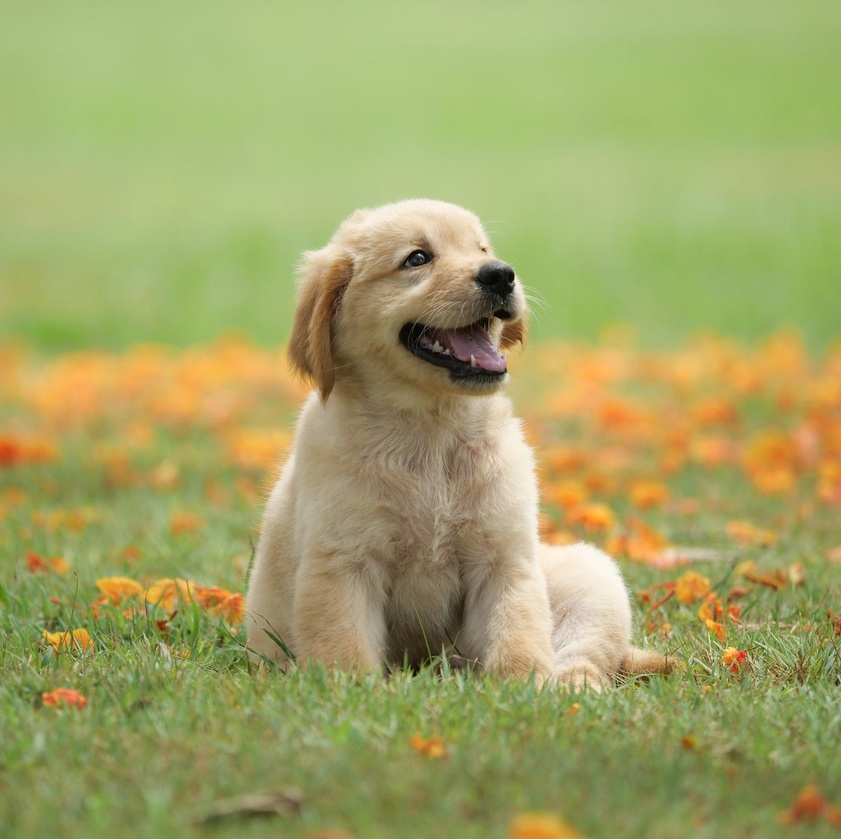
#> input picture 2023_cv_lecture/Data/dog1.jpg, 841 x 839 px, shrunk from 1200 x 1197 before the run, found by its file name
$ python Example2.py
#> lines starting #> are read from the running program, lines starting #| are printed output that depends on the picture
import cv2

def main():
    path = '../Data/dog1.jpg' # Edit your image path
    img = cv2.imread(path)
#> img is the input picture: shape (839, 841, 3); mean B, G, R 102.4, 164.3, 161.9
    # gray = cv2.imread(path, cv2.IMREAD_GRAYSCALE)
    gray = cv2.cvtColor(img, cv2.COLOR_BGR2GRAY)
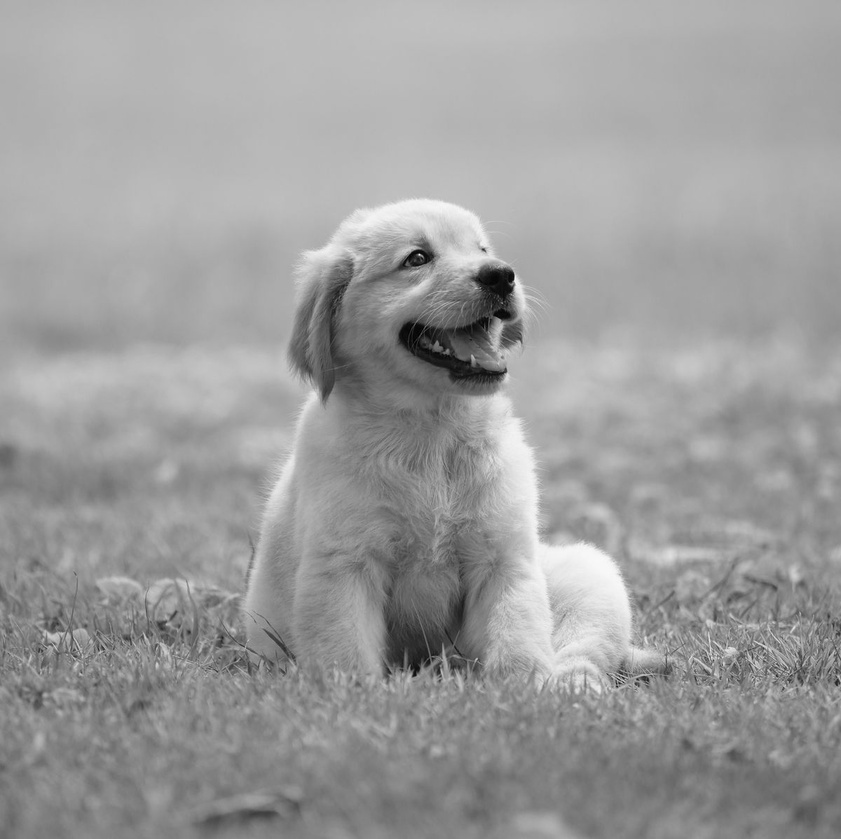
#> gray: shape (839, 841); min 0, max 250, mean 156.5
    flip = cv2.flip(img, 0)
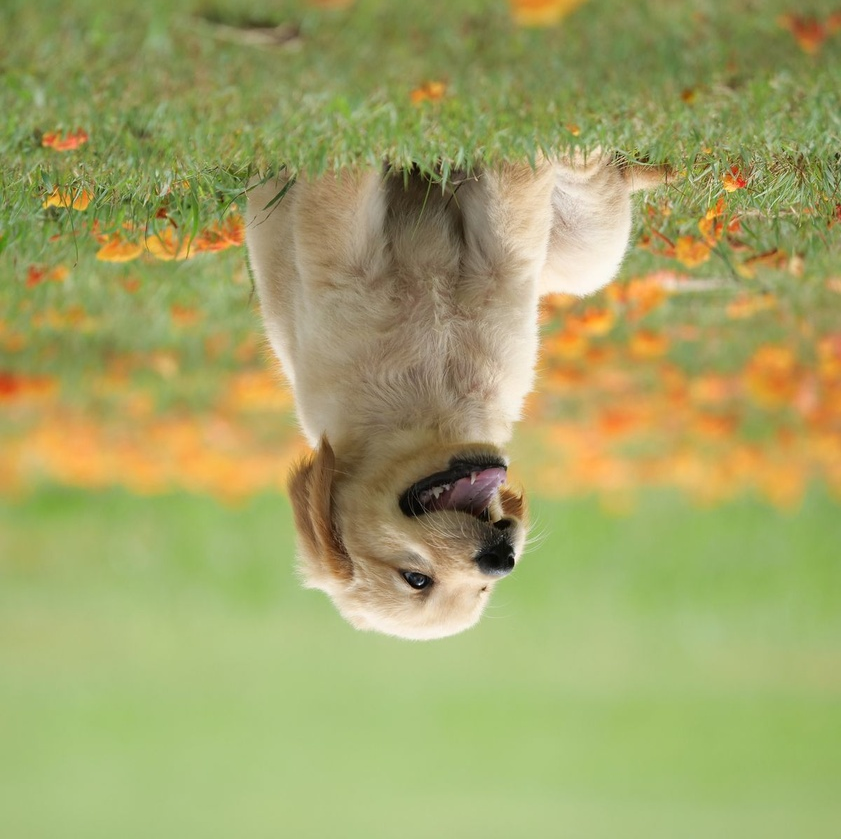
#> flip: shape (839, 841, 3); mean B, G, R 102.4, 164.3, 161.9

    # Process
    cv2.imshow('dog_image', img)
    cv2.imshow('Gray', gray)
    cv2.imshow('Flip', flip)

    cv2.waitKey(0)

if __name__ == '__main__':
    main()

$ run again, with 2023_cv_lecture/Data/object.jpg copied over 2023_cv_lecture/Data/dog1.jpg
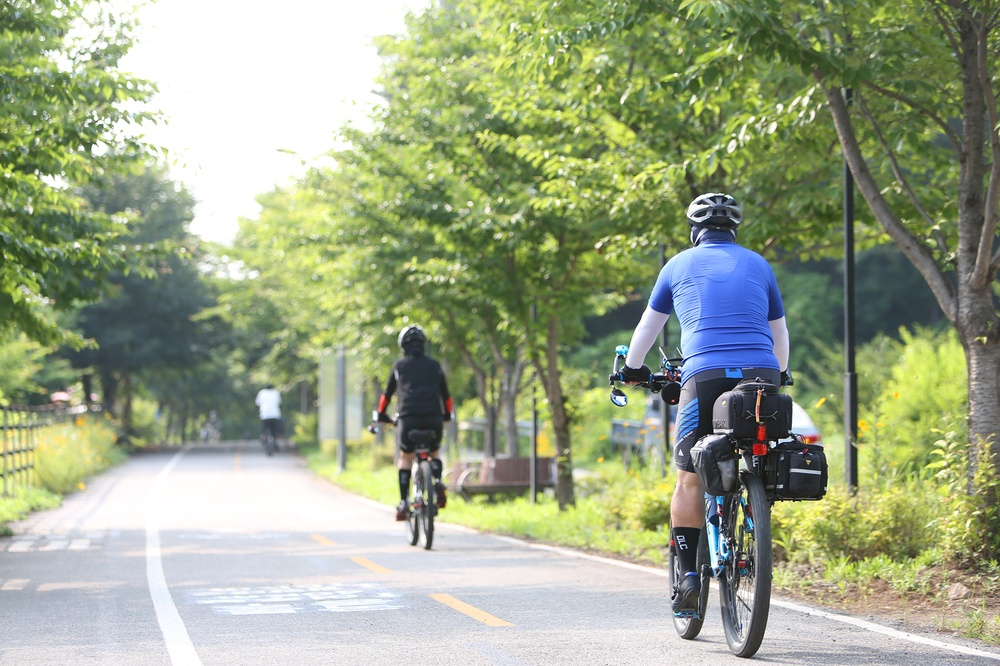
#> input picture 2023_cv_lecture/Data/object.jpg, 1000 x 666 px, shrunk from 2000 x 1333 before the run, found by its file name
#> in main, img is the input picture: shape (666, 1000, 3); mean B, G, R 136.8, 166.4, 156.5
#> in main, `gray = cv2.cvtColor(img, cv2.COLOR_BGR2GRAY)`:
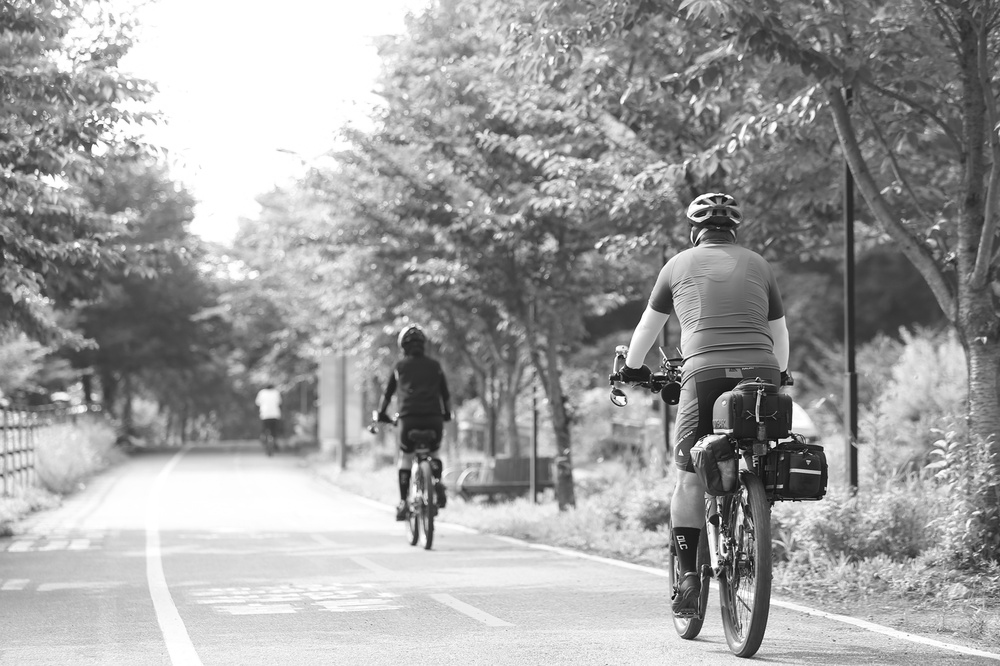
#> gray: shape (666, 1000); min 3, max 255, mean 160.1
#> in main, `flip = cv2.flip(img, 0)`:
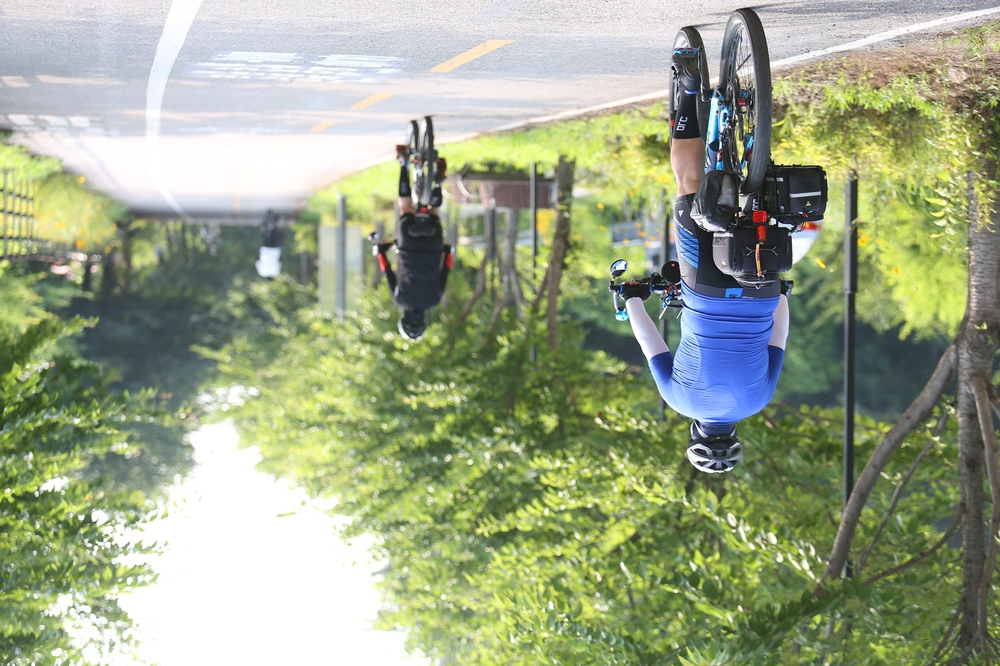
#> flip: shape (666, 1000, 3); mean B, G, R 136.8, 166.4, 156.5
